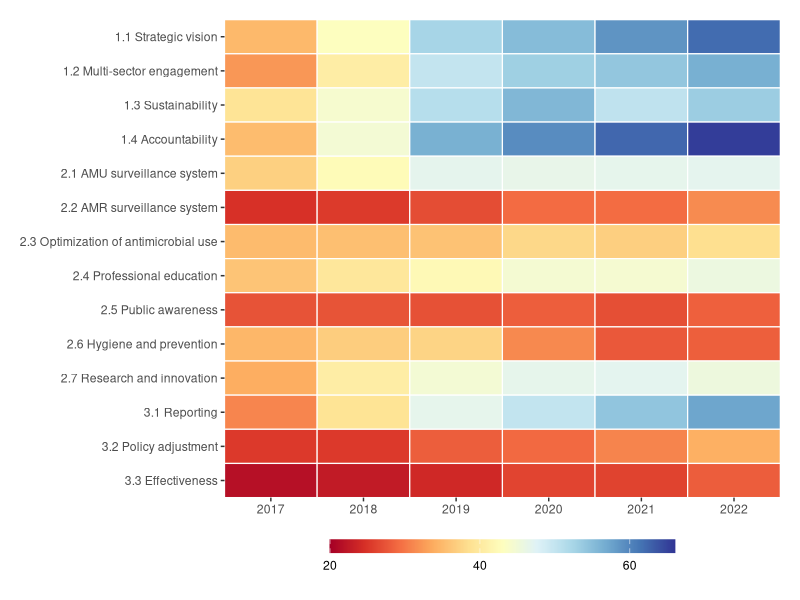

Recreate this plot in R.
library(ggplot2)
library(dplyr)
library(readr)
library(RColorBrewer)

# Read data
data <- read_csv("../data/fig2A.csv")

# Custom gradient color palette
myColors <- colorRampPalette(brewer.pal(11, "RdYlBu"))(100)

# Set grouping variable
group_var <- "subdomain"

# Compute annual mean score for each group
data_summary <- data %>%
  group_by(year, Group = .data[[group_var]]) %>%
  summarise(value = mean(value, na.rm = TRUE), .groups = "drop")

# Set Y-axis factor levels in ascending order (reversed for plotting)
data_summary$Group <- factor(data_summary$Group,
                             levels = rev(sort(unique(data_summary$Group))))

# Plot
p <- ggplot(data_summary, aes(x = year, y = Group, fill = value)) +
  geom_tile(color = "white", linewidth = 0.4) +
  
  scale_x_continuous(breaks = sort(unique(data_summary$year))) +
  
  scale_fill_gradientn(
    colours = myColors,
    limits = c(20, 66),
    breaks = seq(0, 100, by = 20),
    name = "Score"
  ) +
  
  guides(fill = guide_colorbar(barwidth = unit(250, "pt"),
                               barheight = unit(10, "pt"),
                               title = NULL)) +
  
  labs(
    x = NULL, y = NULL) +
  
  theme_classic() +
  theme(
    axis.line = element_blank(),
    legend.position = "bottom",
    plot.margin = unit(c(.5, 0.5, 0.5, 0.5), "cm")) +
  
  coord_cartesian(expand = 0, clip = "off")

# Save as PDF
ggsave("../output/fig2A.pdf", p, width = 10, height = 8)
